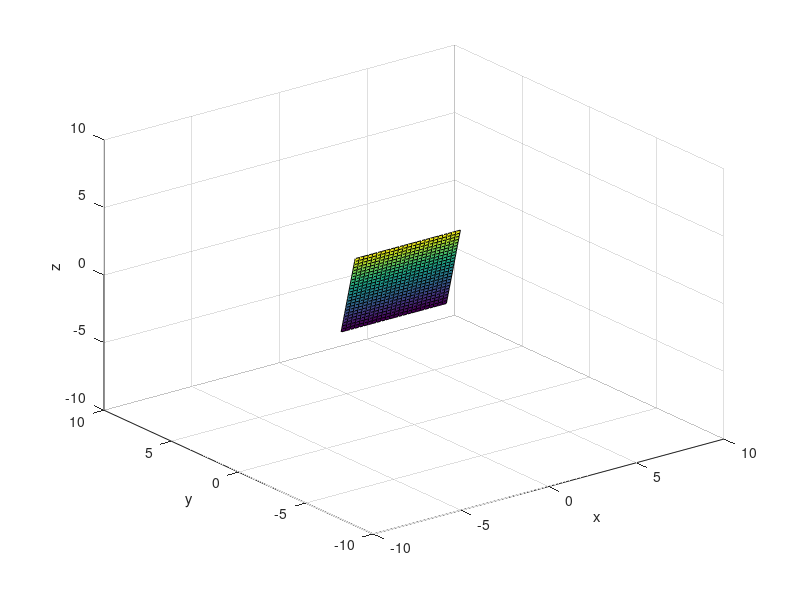

MATLAB code for this plot:
y = -10:1:10; % Generate x and y data
x = -1:.1:1;
z=[ones(25,25)];
[X,Y,Z] = peaks(25);
%plot3(x, y, z) % Plot the surface
xlabel('x');
ylabel('y');
zlabel('z');
hsurface = surf(X, z, Y) % Plot the surface
xlabel('x');
ylabel('y');
zlabel('z');
axis([-10 10 -10 10 -10 10]);
direction=[1 0 0];
rotate(hsurface,direction,10);